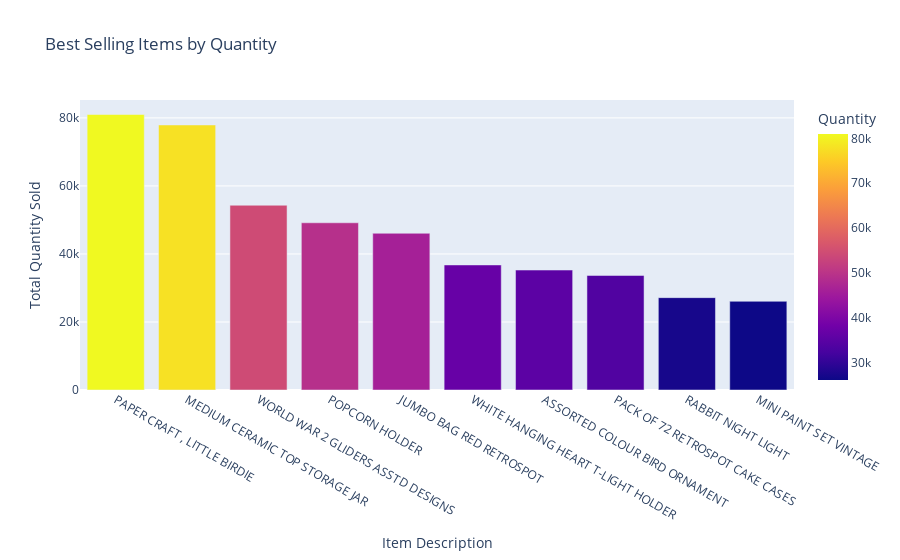

Source (notebook cell):
### Code cell
# Group by item name and calculate total quantity sold
most_sold_items = df.groupby(['Description'])['Quantity'].sum().reset_index()
most_sold_items = most_sold_items.sort_values(by=["Quantity"], ascending=False)

# Plotly bar plot
fig = px.bar(most_sold_items.head(10), x='Description', y='Quantity', color='Quantity', title="Best Selling Items by Quantity",)
fig.update_xaxes(title="Item Description")
fig.update_yaxes(title="Total Quantity Sold")
fig.show()

### Figure 1 — Plotly figure (JSON) as saved in the notebook; plotly's stock layout.template omitted (floating-point values rounded to 4 significant figures)
{"data": [{"alignmentgroup": "True", "hovertemplate": "Description=%{x}<br>Quantity=%{marker.color}<extra></extra>", "legendgroup": "", "marker": {"color": [80995, 77916, 54319, 49160, 46078, 36763, 35263, 33670, 27153, 26076], "coloraxis": "coloraxis", "pattern": {"shape": ""}}, "name": "", "offsetgroup": "", "orientation": "v", "showlegend": false, "textposition": "auto", "x": ["PAPER CRAFT , LITTLE BIRDIE", "MEDIUM CERAMIC TOP STORAGE JAR", "WORLD WAR 2 GLIDERS ASSTD DESIGNS", "POPCORN HOLDER", "JUMBO BAG RED RETROSPOT", "WHITE HANGING HEART T-LIGHT HOLDER", "ASSORTED COLOUR BIRD ORNAMENT", "PACK OF 72 RETROSPOT CAKE CASES", "RABBIT NIGHT LIGHT", "MINI PAINT SET VINTAGE "], "xaxis": "x", "y": [80995, 77916, 54319, 49160, 46078, 36763, 35263, 33670, 27153, 26076], "yaxis": "y", "type": "bar"}], "layout": {"xaxis": {"anchor": "y", "domain": [0, 1], "title": {"text": "Item Description"}, "type": "category", "range": [-0.5, 9.5], "autorange": true}, "yaxis": {"anchor": "x", "domain": [0, 1], "title": {"text": "Total Quantity Sold"}, "type": "linear", "range": [0, 85260.0], "autorange": true}, "coloraxis": {"colorbar": {"title": {"text": "Quantity"}}, "colorscale": [[0, "#0d0887"], [0.1111, "#46039f"], [0.2222, "#7201a8"], [0.3333, "#9c179e"], [0.4444, "#bd3786"], [0.5556, "#d8576b"], [0.6667, "#ed7953"], [0.7778, "#fb9f3a"], [0.8889, "#fdca26"], [1, "#f0f921"]]}, "legend": {"tracegroupgap": 0}, "title": {"text": "Best Selling Items by Quantity"}, "barmode": "relative", "autosize": true}}
